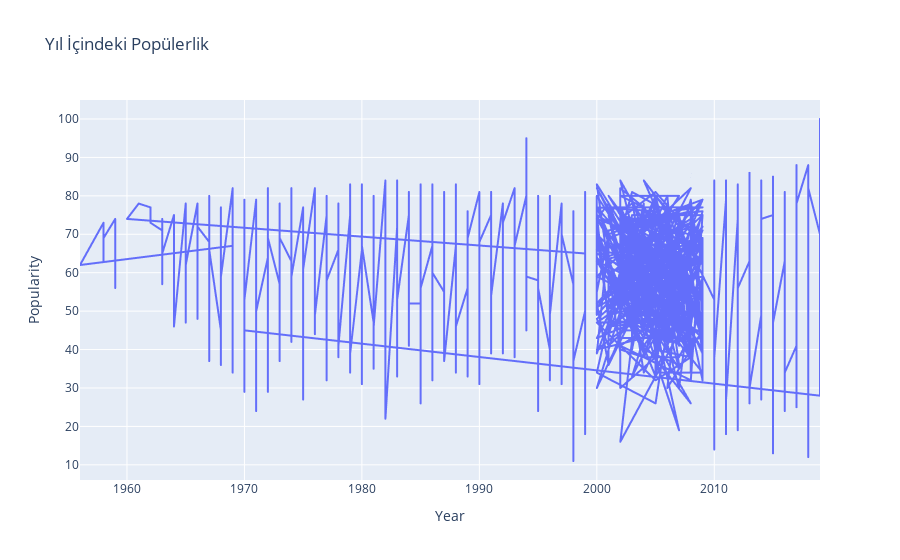

The code cell stored with this chart in its notebook:
### Code cell
fig = px.line(df, x='Year', y='Popularity', title='Yıl İçindeki Popülerlik')
fig.show()

### Figure 1 — Plotly figure (JSON) as saved in the notebook; plotly's stock layout.template omitted (floating-point values rounded to 4 significant figures; data arrays with more than 128 entries replaced by an {"elided": "..."} marker saying what was removed)
{"data": [{"hovertemplate": "Year=%{x}<br>Popularity=%{y}<extra></extra>", "legendgroup": "", "line": {"color": "#636efa", "dash": "solid"}, "marker": {"symbol": "circle"}, "mode": "lines", "name": "", "showlegend": false, "type": "scattergl", "x": {"elided": "1994 int values"}, "xaxis": "x", "y": {"elided": "1994 int values"}, "yaxis": "y"}], "layout": {"legend": {"tracegroupgap": 0}, "title": {"text": "Yıl İçindeki Popülerlik"}, "xaxis": {"anchor": "y", "domain": [0, 1], "title": {"text": "Year"}}, "yaxis": {"anchor": "x", "domain": [0, 1], "title": {"text": "Popularity"}}}}
